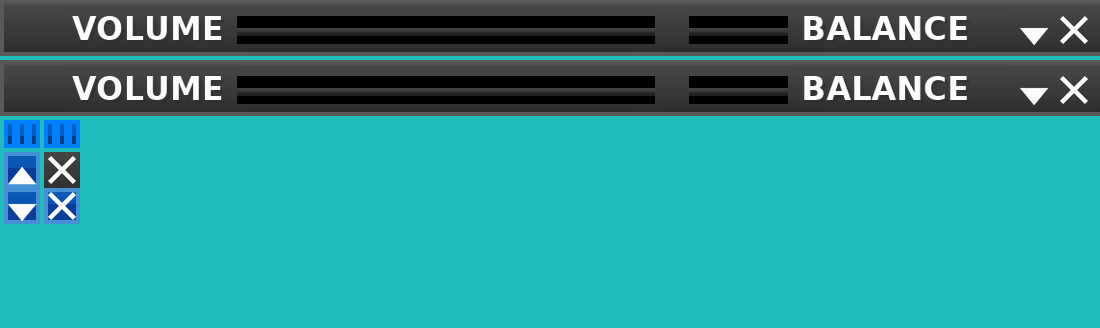
#> input picture common/extras/audacious-plugins/Default4x/eq_ex.png, 1100 x 328 px
$ python -i skinlib.py   (imports and definitions only)
#> lines starting #> are read from the running program, lines starting #| are printed output that depends on the picture; after the words box and inside, x2 and y2 are one past the last pixel; in counts of white or black regions, pixels touching at a corner belong together
#> further down, picture is the input picture: PIL image 1100x328 RGB; mean R, G, B 44.9, 145.7, 147.1
import os
import numpy as np
from PIL import Image, ImageDraw, ImageFont

R = 4
SS = 4
_HERE = os.path.dirname(os.path.abspath(__file__))
SRC = os.environ.get('SKIN_SRC', '')
OUT = os.environ.get('SKIN_OUT', os.path.join(_HERE, 'Default'))

FONT_BOLD = os.environ.get('SKIN_FONT',
                           '/usr/share/fonts/TTF/DejaVuSans-Bold.ttf')


# [6 lines left out: function load, not called in this run]


def smart_up(im, tol=18):
#> called with tol = 18
    w, h = im.size
#> w = 1100; h = 328
    a = np.asarray(im).astype(int)
    d = np.zeros((h, w))
    if w > 1:
        dx = np.abs(a[:, 1:] - a[:, :-1]).max(2)
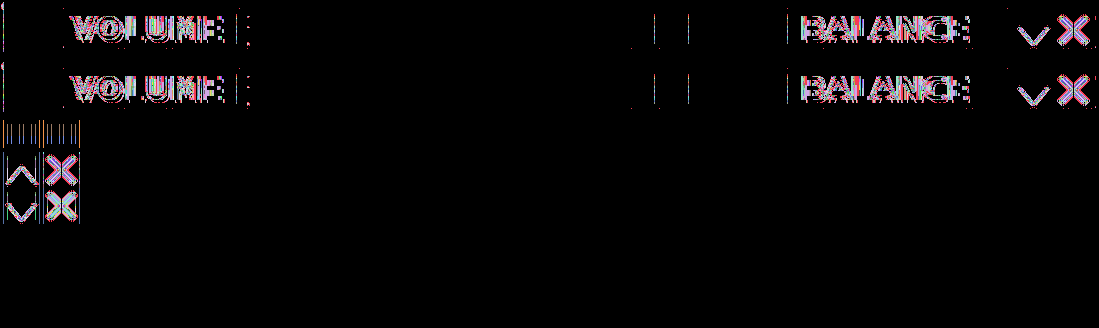
#> dx: shape (328, 1099) int64; 197 distinct labels, from 0 to 204; one colour per label, 0 black
        d[:, :-1] = np.maximum(d[:, :-1], dx)
        d[:, 1:] = np.maximum(d[:, 1:], dx)
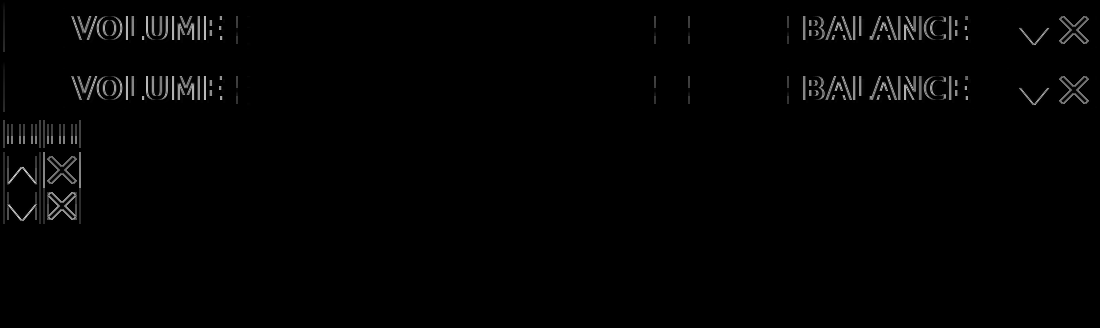
#> d: shape (328, 1100) float64; min 0, max 204, mean 2.7
    if h > 1:
        dy = np.abs(a[1:] - a[:-1]).max(2)
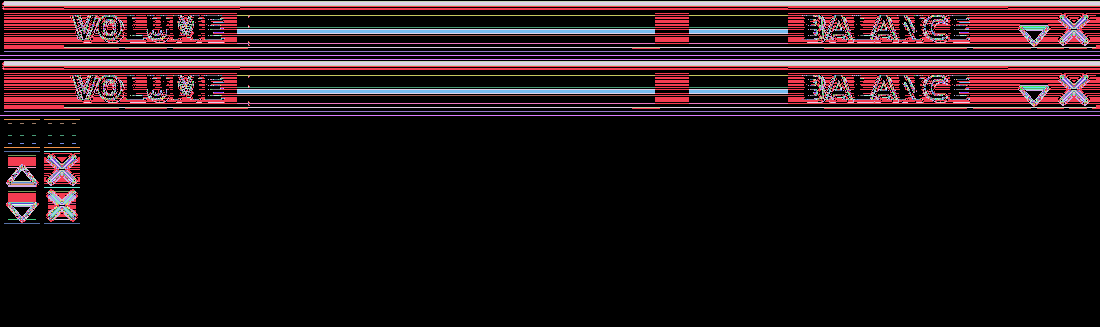
#> dy: shape (327, 1100) int64; 208 distinct labels, from 0 to 223; one colour per label, 0 black
        d[:-1, :] = np.maximum(d[:-1, :], dy)
        d[1:, :] = np.maximum(d[1:, :], dy)
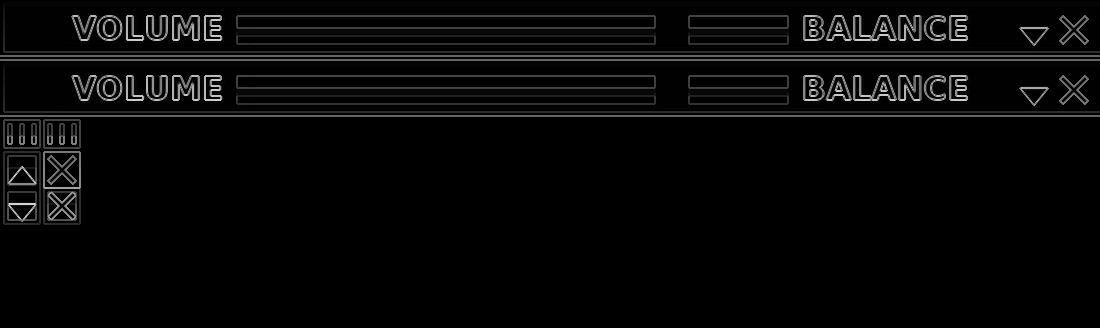
#> d: shape (328, 1100) float64; min 0, max 223, mean 8
    smooth = (d < tol) & (d > 0)
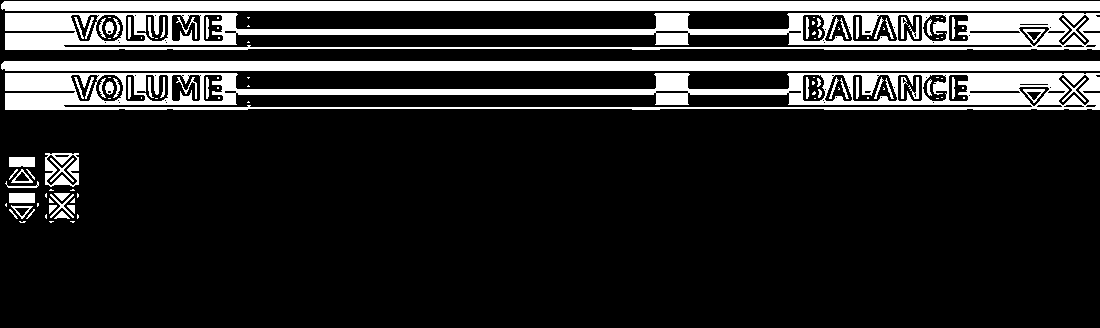
#> smooth: shape (328, 1100) bool; 17.2% white; 127 white regions (59 under 20 px), largest, box (x1, y1, x2, y2) and area: (5, 13, 1100, 50) 17372, (5, 73, 1100, 110) 17372, (1, 1, 1100, 11) 10977
    nearest = im.resize((w * R, h * R), Image.NEAREST)
    soft = im.resize((w * R, h * R), Image.BILINEAR)
    mask = Image.fromarray((smooth * 255).astype('uint8')).resize(
        (w * R, h * R), Image.BILINEAR)
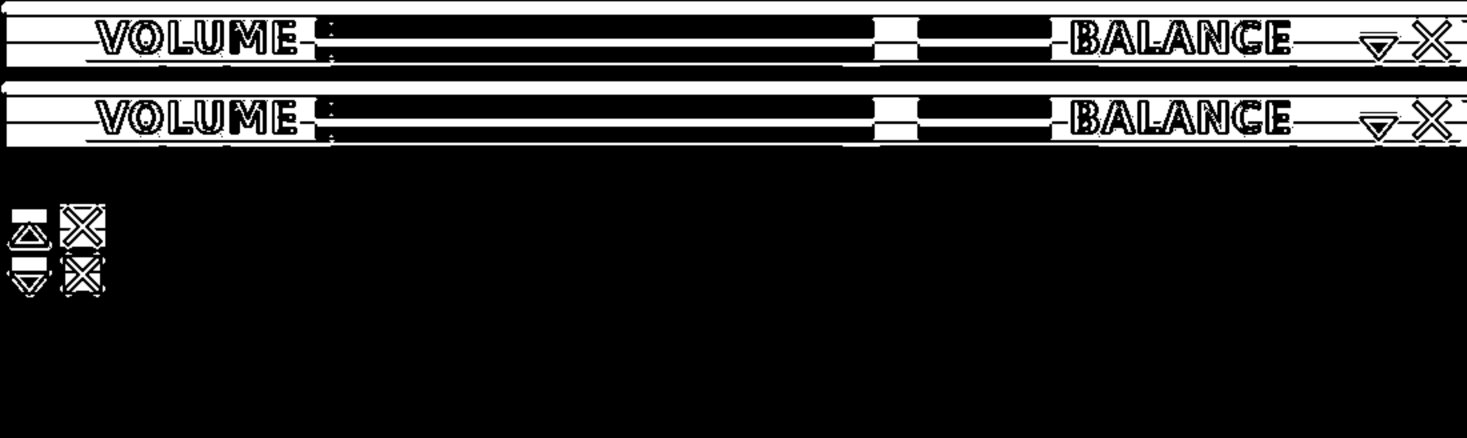
#> mask: PIL image 4400x1312 L (shown at 1/3 size); min 0, max 255, mean 43.8
    sheet = Image.composite(soft, nearest, mask)
    smooth_gradients(sheet, im)
    return sheet


def smooth_gradients(sheet, orig):
    """Re-render every monotonic 1x gradient ramp as a smooth 4x ramp.
    A ramp = >=4 px with >=2 same-sign steps of 3..60 (channel sum); a
    single hard step (two-tone faces, bevel lines) is left crisp."""
    a = np.asarray(orig).astype(int)
    h, w = a.shape[:2]
#> h = 328; w = 1100
    for axis in (1, 0):
        m = a if axis == 1 else a.transpose(1, 0, 2)
        for i in range(m.shape[0]):
            j = 0
            C = m.shape[1]
            while j < C - 3:
                k, sgn, nz = j, 0, 0
                while k + 1 < C:
                    dv = (m[i, k + 1].astype(int) - m[i, k]).sum()
                    ad = np.abs(m[i, k + 1] - m[i, k]).sum()
                    if ad == 0:
                        k += 1
                        continue
                    if not 3 <= ad <= 60:
                        break
                    s = 1 if dv > 0 else -1
                    if sgn == 0:
                        sgn = s
                    if s != sgn:
                        break
                    k += 1
                    nz += 1
                if k - j >= 3 and nz >= 2:
                    cols = [tuple(int(v) for v in m[i, q])
                            for q in range(j, k + 1)]
                    if axis == 1:
                        smooth_hfill(sheet, i * R, (i + 1) * R, j, cols,
                                     step_tol=61)
                    else:
                        smooth_vfill(sheet, i * R, (i + 1) * R, j, cols,
                                     step_tol=61)
                    j = k
                else:
                    j = k + 1 if k > j else j + 1
#> this loop made 2 passes
#> pass 2, in smooth_gradients, `m = a if axis == 1 else a.transpose(1, 0, 2)`:
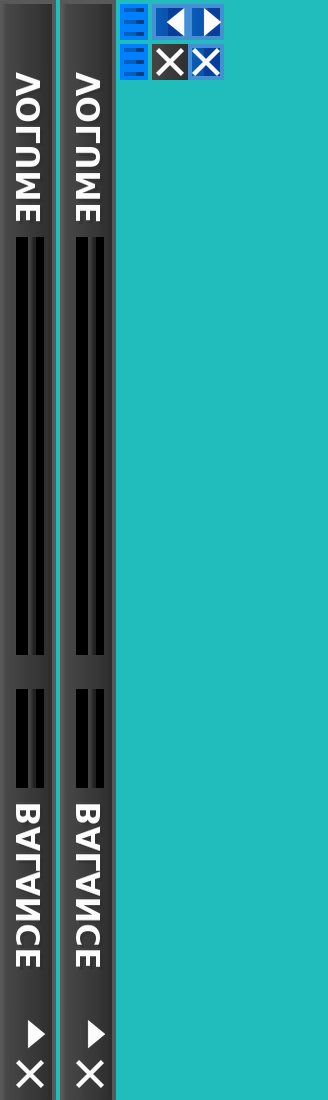
#> m: shape (1100, 328, 3) int64; mean R, G, B 44.9, 145.7, 147.1
#> after the loop, cols = 52 items, first 6: (89, 89, 89), (89, 89, 89), (86, 86, 86), (82, 82, 82), (78, 78, 78), (74, 74, 74)


# [61 lines left out: functions row_bg, repair_bg, find_ink, not called in this run]


class Overlay:
    """Supersampled RGBA overlay pasted onto the 4x sheet."""

    # [5 lines left out: function __init__, not called in this run]

    def poly(self, pts, fill):
        self.d.polygon([(x * R * SS, y * R * SS) for x, y in pts], fill=fill)

    def rect(self, x0, y0, x1, y1, fill):
        k = R * SS
        self.d.rectangle([x0 * k, y0 * k, x1 * k - 1, y1 * k - 1], fill=fill)

    # [19 lines left out: functions rrect, ellipse, line, apply, not called in this run]


_fonts = {}

# [19 lines left out: functions get_font, fit_font, not called in this run]


def _diff(a, b):
    return sum(abs(a[i] - b[i]) for i in range(3))


# [136 lines left out: functions bg_lum, render_char, draw_label, std_tri_up, std_tri_down, not called in this run]


def smooth_vfill(sheet, x0_4, x1_4, y0_1x, colors, step_tol=30):
    """Fill a 4x column span with per-1x-row colors, vertically interpolated
    (hard steps preserved). y0_1x is the 1x row of colors[0]."""
    d = ImageDraw.Draw(sheet)
    for yy in range(len(colors) * R):
        pos = (yy + 0.5) / R - 0.5
        k = int(pos) if pos >= 0 else -1
        t = pos - k
        if k < 0:
            c = colors[0]
        elif k >= len(colors) - 1:
            c = colors[-1]
        else:
            a, b = colors[k], colors[k + 1]
            if _diff(a, b) > step_tol:
                c = a if t < 0.5 else b
            else:
                c = tuple(int(a[i] + (b[i] - a[i]) * t) for i in range(3))
        d.rectangle([x0_4, y0_1x * R + yy, x1_4 - 1, y0_1x * R + yy], fill=c)


def smooth_hfill(sheet, y0_4, y1_4, x0_1x, colors, step_tol=30):
    """Horizontal analog of smooth_vfill."""
    d = ImageDraw.Draw(sheet)
    for xx in range(len(colors) * R):
        pos = (xx + 0.5) / R - 0.5
        k = int(pos) if pos >= 0 else -1
        t = pos - k
        if k < 0:
            c = colors[0]
        elif k >= len(colors) - 1:
            c = colors[-1]
        else:
            a, b = colors[k], colors[k + 1]
            if _diff(a, b) > step_tol:
                c = a if t < 0.5 else b
            else:
                c = tuple(int(a[i] + (b[i] - a[i]) * t) for i in range(3))
        d.rectangle([x0_1x * R + xx, y0_4, x0_1x * R + xx, y1_4 - 1], fill=c)


# [29 lines left out: functions smooth_track_highlight, glyph_x, not called in this run]


_logo_cache = {}

# [85 lines left out: functions render_logo, smooth_mask, smooth_banding, save, not called in this run]

>>> from PIL import Image
>>> picture = Image.open('../Default4x/eq_ex.png')
>>> result = smart_up(picture)
